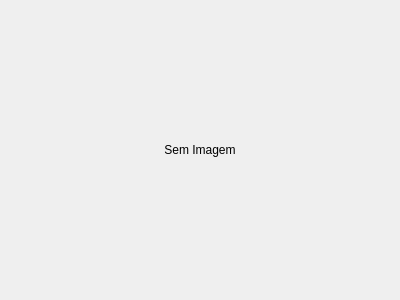
<?xml version="1.0" encoding="UTF-8"?>
<ui version="4.0">
 <class>moduloCoverArt</class>
 <widget class="QWidget" name="moduloCoverArt">
  <property name="geometry">
   <rect>
    <x>0</x>
    <y>0</y>
    <width>400</width>
    <height>300</height>
   </rect>
  </property>
  <property name="windowTitle">
   <string>Form</string>
  </property>
  <layout class="QGridLayout" name="gridLayout">
   <property name="leftMargin">
    <number>0</number>
   </property>
   <property name="topMargin">
    <number>0</number>
   </property>
   <property name="rightMargin">
    <number>0</number>
   </property>
   <property name="bottomMargin">
    <number>0</number>
   </property>
   <property name="spacing">
    <number>0</number>
   </property>
   <item row="0" column="0">
    <widget class="QLabel" name="label">
     <property name="text">
      <string>Sem Imagem</string>
     </property>
     <property name="scaledContents">
      <bool>true</bool>
     </property>
     <property name="alignment">
      <set>Qt::AlignCenter</set>
     </property>
    </widget>
   </item>
  </layout>
 </widget>
 <resources/>
 <connections/>
</ui>
